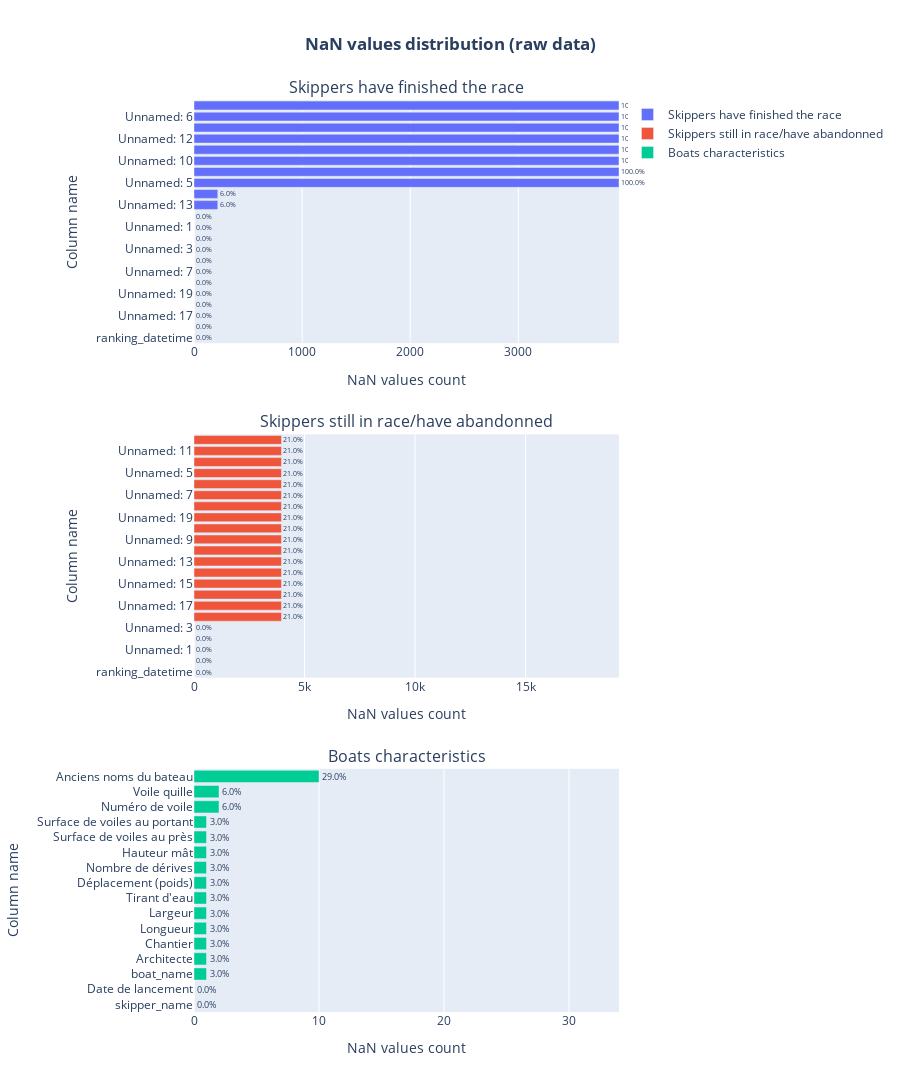

Notebook code cell kept with this figure:
### Code cell
subtitles = ['Skippers have finished the race', 'Skippers still in race/have abandonned', 'Boats characteristics']
subplot_NaN_values(df_skippers_not_in_race_raw, df_skippers_in_race_raw, df_boats_characteristics_raw, subtitles=subtitles, data_type='raw')

### Figure 1 — Plotly figure (JSON) as saved in the notebook; plotly's stock layout.template omitted (floating-point values rounded to 4 significant figures)
{"data": [{"cliponaxis": false, "customdata": ["0.0%", "0.0%", "0.0%", "0.0%", "0.0%", "0.0%", "0.0%", "0.0%", "0.0%", "0.0%", "0.0%", "0.0%", "6.0%", "6.0%", "100.0%", "100.0%", "100.0%", "100.0%", "100.0%", "100.0%", "100.0%", "100.0%"], "hovertemplate": "<b>%{y}</b><br>Count: %{x}/3931<br>Percentage: %{customdata}", "name": "Skippers have finished the race", "orientation": "h", "text": ["0.0%", "0.0%", "0.0%", "0.0%", "0.0%", "0.0%", "0.0%", "0.0%", "0.0%", "0.0%", "0.0%", "0.0%", "6.0%", "6.0%", "100.0%", "100.0%", "100.0%", "100.0%", "100.0%", "100.0%", "100.0%", "100.0%"], "textangle": 0, "textfont": {"size": 20}, "textposition": "outside", "type": "bar", "x": [0, 0, 0, 0, 0, 0, 0, 0, 0, 0, 0, 0, 220, 220, 3931, 3931, 3931, 3931, 3931, 3931, 3931, 3931], "xaxis": "x", "y": ["ranking_datetime", "Unnamed: 18", "Unnamed: 17", "Unnamed: 16", "Unnamed: 19", "Unnamed: 8", "Unnamed: 7", "Unnamed: 20", "Unnamed: 3", "Unnamed: 2", "Unnamed: 1", "skipper_status", "Unnamed: 13", "Unnamed: 15", "Unnamed: 5", "Unnamed: 4", "Unnamed: 10", "Unnamed: 11", "Unnamed: 12", "Unnamed: 14", "Unnamed: 6", "Unnamed: 9"], "yaxis": "y"}, {"cliponaxis": false, "customdata": ["0.0%", "0.0%", "0.0%", "0.0%", "0.0%", "21.0%", "21.0%", "21.0%", "21.0%", "21.0%", "21.0%", "21.0%", "21.0%", "21.0%", "21.0%", "21.0%", "21.0%", "21.0%", "21.0%", "21.0%", "21.0%", "21.0%"], "hovertemplate": "<b>%{y}</b><br>Count: %{x}/19230<br>Percentage: %{customdata}", "name": "Skippers still in race/have abandonned", "orientation": "h", "text": ["0.0%", "0.0%", "0.0%", "0.0%", "0.0%", "21.0%", "21.0%", "21.0%", "21.0%", "21.0%", "21.0%", "21.0%", "21.0%", "21.0%", "21.0%", "21.0%", "21.0%", "21.0%", "21.0%", "21.0%", "21.0%", "21.0%"], "textangle": 0, "textfont": {"size": 20}, "textposition": "outside", "type": "bar", "x": [0, 0, 0, 0, 0, 3958, 3958, 3958, 3958, 3958, 3958, 3958, 3958, 3958, 3958, 3958, 3958, 3958, 3958, 3958, 3958, 3958], "xaxis": "x2", "y": ["ranking_datetime", "skipper_status", "Unnamed: 1", "Unnamed: 2", "Unnamed: 3", "Unnamed: 18", "Unnamed: 17", "Unnamed: 16", "Unnamed: 15", "Unnamed: 14", "Unnamed: 13", "Unnamed: 12", "Unnamed: 9", "Unnamed: 10", "Unnamed: 19", "Unnamed: 8", "Unnamed: 7", "Unnamed: 6", "Unnamed: 5", "Unnamed: 4", "Unnamed: 11", "Unnamed: 20"], "yaxis": "y2"}, {"cliponaxis": false, "customdata": ["0.0%", "0.0%", "3.0%", "3.0%", "3.0%", "3.0%", "3.0%", "3.0%", "3.0%", "3.0%", "3.0%", "3.0%", "3.0%", "6.0%", "6.0%", "29.0%"], "hovertemplate": "<b>%{y}</b><br>Count: %{x}/34<br>Percentage: %{customdata}", "name": "Boats characteristics", "orientation": "h", "text": ["0.0%", "0.0%", "3.0%", "3.0%", "3.0%", "3.0%", "3.0%", "3.0%", "3.0%", "3.0%", "3.0%", "3.0%", "3.0%", "6.0%", "6.0%", "29.0%"], "textangle": 0, "textfont": {"size": 20}, "textposition": "outside", "type": "bar", "x": [0, 0, 1, 1, 1, 1, 1, 1, 1, 1, 1, 1, 1, 2, 2, 10], "xaxis": "x3", "y": ["skipper_name", "Date de lancement", "boat_name", "Architecte", "Chantier", "Longueur", "Largeur", "Tirant d'eau", "Déplacement (poids)", "Nombre de dérives", "Hauteur mât", "Surface de voiles au près", "Surface de voiles au portant", "Numéro de voile", "Voile quille", "Anciens noms du bateau"], "yaxis": "y3"}], "layout": {"annotations": [{"font": {"size": 16}, "showarrow": false, "text": "Skippers have finished the race", "x": 0.5, "xanchor": "center", "xref": "paper", "y": 1, "yanchor": "bottom", "yref": "paper"}, {"font": {"size": 16}, "showarrow": false, "text": "Skippers still in race/have abandonned", "x": 0.5, "xanchor": "center", "xref": "paper", "y": 0.6333, "yanchor": "bottom", "yref": "paper"}, {"font": {"size": 16}, "showarrow": false, "text": "Boats characteristics", "x": 0.5, "xanchor": "center", "xref": "paper", "y": 0.2667, "yanchor": "bottom", "yref": "paper"}], "height": 1500, "title": {"text": "<b>NaN values distribution (raw data)</b>", "x": 0.5}, "xaxis": {"anchor": "y", "domain": [0, 1], "range": [0, 3931], "title": {"text": "NaN values count"}}, "xaxis2": {"anchor": "y2", "domain": [0, 1], "range": [0, 19230], "title": {"text": "NaN values count"}}, "xaxis3": {"anchor": "y3", "domain": [0, 1], "range": [0, 34], "title": {"text": "NaN values count"}}, "yaxis": {"anchor": "x", "domain": [0.7333, 1], "title": {"text": "Column name"}}, "yaxis2": {"anchor": "x2", "domain": [0.3667, 0.6333], "title": {"text": "Column name"}}, "yaxis3": {"anchor": "x3", "domain": [0, 0.2667], "title": {"text": "Column name"}}}}
